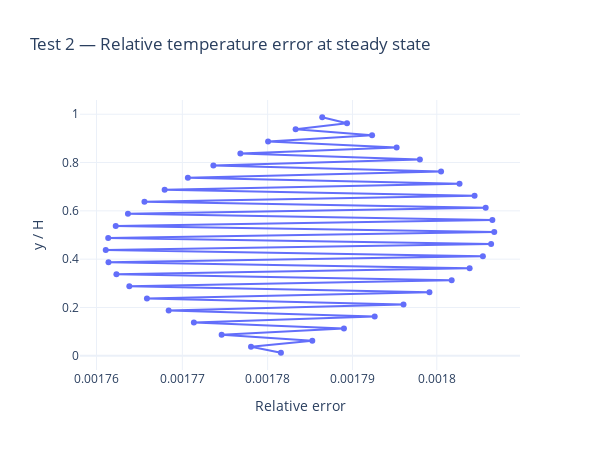

Notebook cell for this chart:
### Code cell
# Plot: relative temperature error vs y at final time
fig = go.Figure()
fig.add_trace(go.Scatter(
    x=T_err_final[y_order], y=y_sorted / H,
    mode="lines+markers",
    name="|T_final - T_exact| / dT",
))
fig.update_xaxes(title_text="Relative error", type="log")
fig.update_yaxes(title_text="y / H")
fig.update_layout(
    title="Test 2 — Relative temperature error at steady state",
    width=600, height=450,
)
fig.show()

### Figure 1 — Plotly figure (JSON) as saved in the notebook; plotly's stock layout.template omitted (floating-point values rounded to 4 significant figures)
{"data": [{"mode": "lines+markers", "name": "|T_final - T_exact| / dT", "type": "scatter", "x": [0.001782, 0.001778, 0.001785, 0.001775, 0.001789, 0.001771, 0.001793, 0.001768, 0.001796, 0.001766, 0.001799, 0.001764, 0.001802, 0.001762, 0.001804, 0.001761, 0.001805, 0.001761, 0.001806, 0.001761, 0.001807, 0.001762, 0.001807, 0.001764, 0.001806, 0.001766, 0.001804, 0.001768, 0.001803, 0.001771, 0.001801, 0.001774, 0.001798, 0.001777, 0.001795, 0.00178, 0.001792, 0.001783, 0.001789, 0.001786], "y": [0.0125, 0.0375, 0.0625, 0.0875, 0.1125, 0.1375, 0.1625, 0.1875, 0.2125, 0.2375, 0.2625, 0.2875, 0.3125, 0.3375, 0.3625, 0.3875, 0.4125, 0.4375, 0.4625, 0.4875, 0.5125, 0.5375, 0.5625, 0.5875, 0.6125, 0.6375, 0.6625, 0.6875, 0.7125, 0.7375, 0.7625, 0.7875, 0.8125, 0.8375, 0.8625, 0.8875, 0.9125, 0.9375, 0.9625, 0.9875]}], "layout": {"height": 450, "title": {"text": "Test 2 — Relative temperature error at steady state"}, "width": 600, "xaxis": {"title": {"text": "Relative error"}, "type": "log"}, "yaxis": {"title": {"text": "y / H"}}}}
